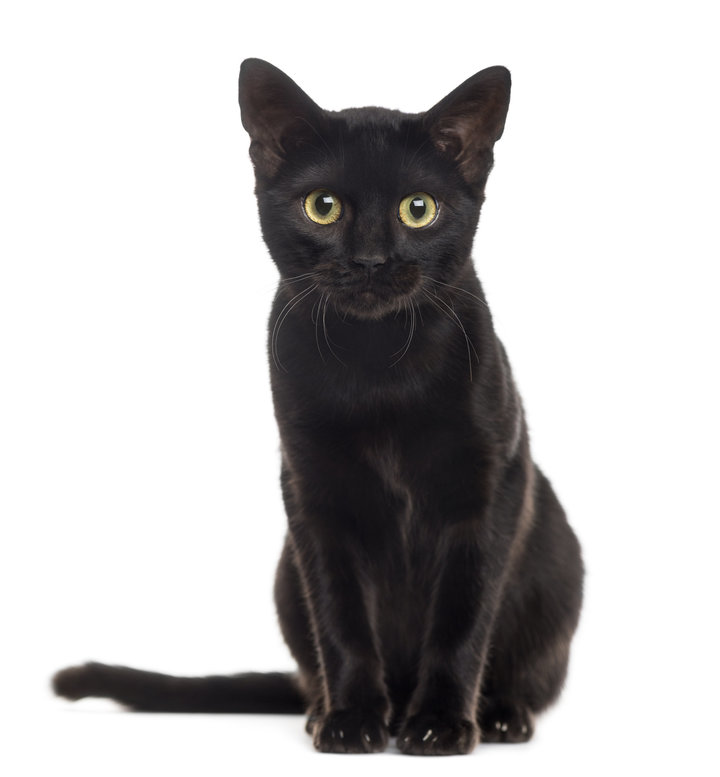
#> input picture res/black_cat.jpg, 720 x 777 px
$ python PCA-SVDtest.py
#> lines starting #> are read from the running program, lines starting #| are printed output that depends on the picture; after the words box and inside, x2 and y2 are one past the last pixel; in counts of white or black regions, pixels touching at a corner belong together
import numpy as np
import cv2
import matplotlib.pyplot as plt

def svdecomposition(mat):
    n,m = mat.shape
    manja = min(n,m)

    sig1, U = np.linalg.eig(mat.dot(mat.T))
    sig2, V = np.linalg.eig(mat.T.dot(mat))

    array1 = np.argsort(sig1)[::-1]
    array2 = np.argsort(sig2)[::-1]

    sig1, U = sig1[array1], U[:,array1]
    sig2, V = sig2[array2], V[:,array2]

    sigma = np.zeros(shape=mat.shape)
    sigma[:manja, :manja] = np.sqrt(np.diag(sig1)[:manja, :manja])

    # Fixanje negativnih
    krive = np.diagonal(mat.dot(V).T.dot(U.dot(sigma))) < 0
    V[:,krive] *= -1

    return U, sigma, V

def toGray(P):
	#print P.dtype
	return np.sum(P/(3.0*255), axis=2, dtype="float64")


img = cv2.imread('../res/black_cat.jpg')
#> img is the input picture: shape (777, 720, 3); mean B, G, R 187.5, 187.2, 188.7
img = toGray(img)
# cv2.imshow('img', img)
# cv2.waitKey(0)

# U, s, V = svdecomposition(img)
U, s, V = np.linalg.svd(img)
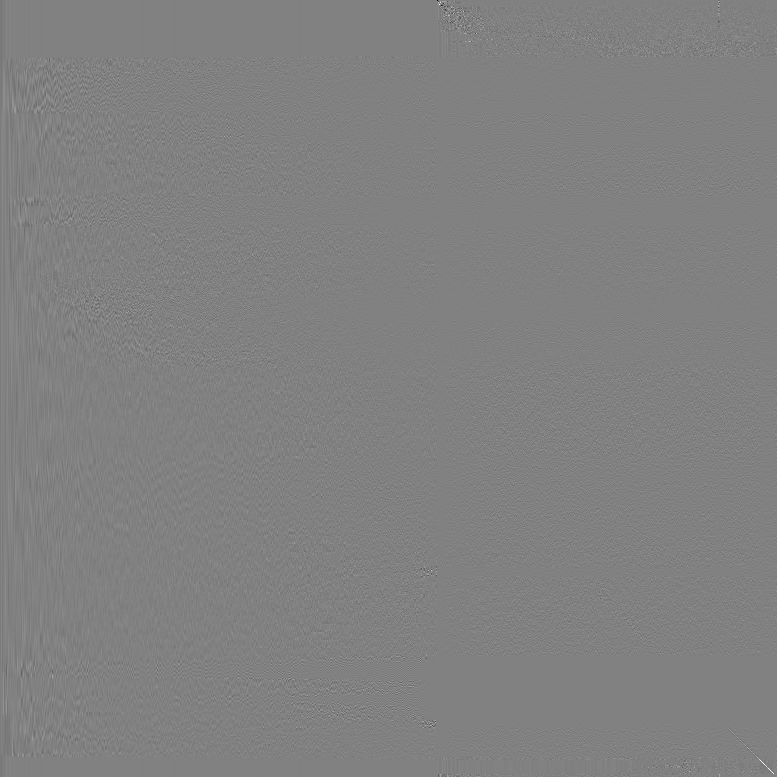
#> U: shape (777, 777) float64; min -0.971, max 0.945, mean -4.08e-05; drawn with min black and max white
#> s = 720 values, max 598.6 at index 0, min 2e-14 at index 719, mean 1.85

V = V.T

sigme = s
#> sigme has the same summary as s
sigme = sigme[sigme>0.1]
#> sigme = 272 values, max 598.6 at index 0, min 0.1 at index 271, mean 4.89
# sigme = sigme[0:1]

U = U[:, :sigme.shape[0]]
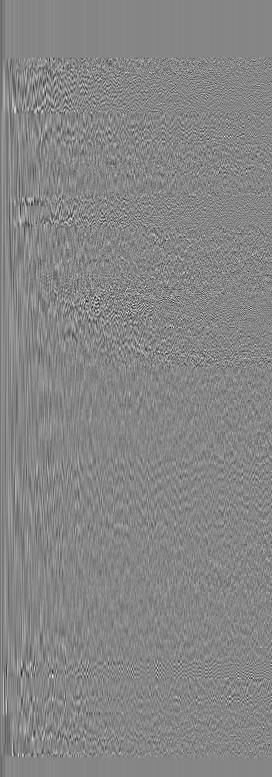
#> U: shape (777, 272) float64; min -0.317, max 0.286, mean -0.000116; drawn with min black and max white
V = V[:, :sigme.shape[0]]
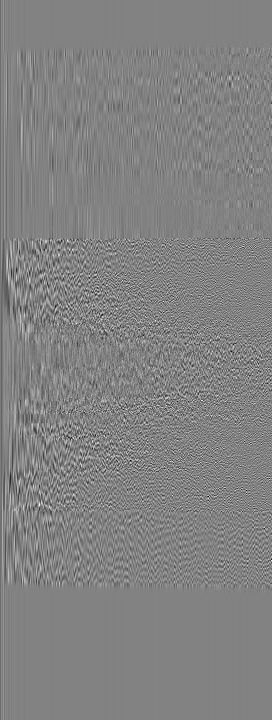
#> V: shape (720, 272) float64; min -0.291, max 0.278, mean -0.000193; drawn with min black and max white
rekonstrukcija = U.dot(np.diag(sigme)).dot(V.T)
rekonstrukcija = U.dot(V.T)
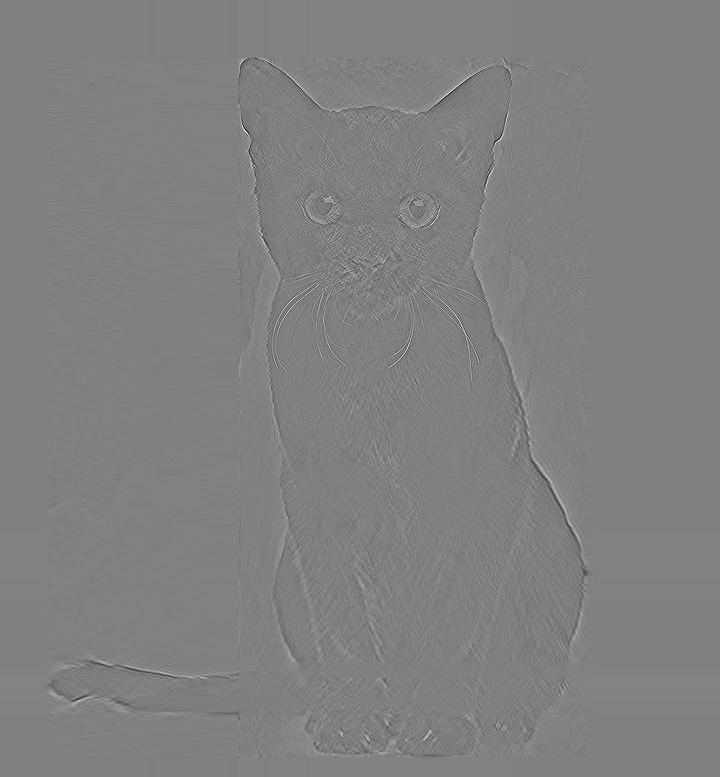
#> rekonstrukcija: shape (777, 720) float64; min -0.555, max 0.547, mean 0.0012; drawn with min black and max white
# cv2.imshow('img', img)
# cv2.waitKey(0)

cv2.imwrite("testica.png", np.abs(rekonstrukcija))
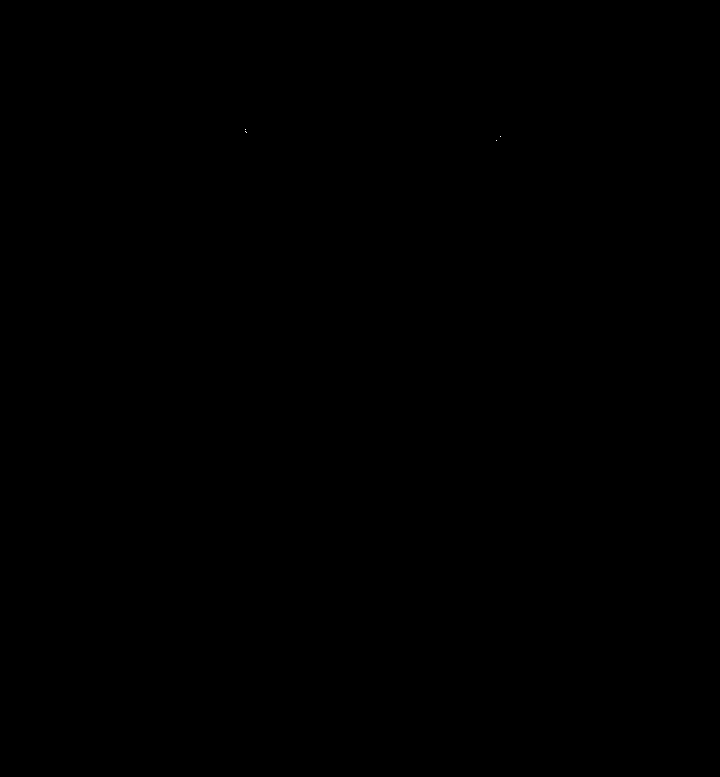
#> saved as testica.png: shape (777, 720); values 0 (black) and 1 (white), 0% white in thin lines or dots, all inside (x1, y1, x2, y2) = (245, 129, 501, 141)

# [8 lines of commented-out code are left out]

plt.rc('text', usetex=True)
fig = plt.figure()
fig, axes = plt.subplots(1,2)
fig.set_figheight(5)
fig.set_figwidth(12)
fig.set_dpi(100)
fig.suptitle("Singular Values")

axes[0].plot(sigme)
axes[0].set_title("Normalan graf")

axes[1].loglog(sigme, 'r')
axes[1].set_title("log-log graf")

for i in axes:
	i.set_xlabel("n", fontsize=20)
	i.set_ylabel('$\sigma$', fontsize=20)

fig.savefig("test.png", bbox_inches='tight')

fig.show()
plt.show()
print(sigme.shape)
#| (272,)

$ run again, with res/cat.jpg copied over res/black_cat.jpg
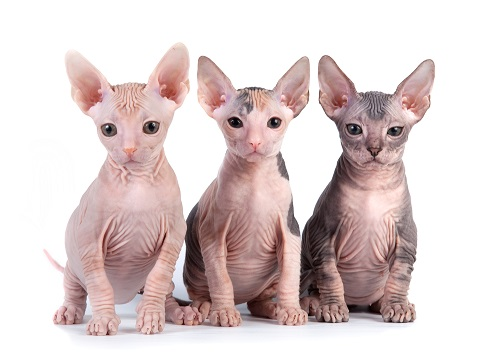
#> input picture res/cat.jpg, 500 x 360 px
#> img is the input picture: shape (360, 500, 3); mean B, G, R 207.6, 208.2, 222.2
#> `U, s, V = np.linalg.svd(img)`:
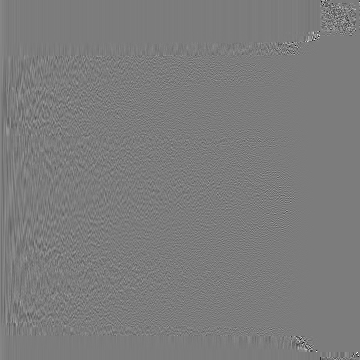
#> U: shape (360, 360) float64; min -0.809, max 0.848, mean 0.000118; drawn with min black and max white
#> s = 360 values, max 360 at index 0, min 2.55e-14 at index 359, mean 2.26
#> `sigme = s`: sigme has the same summary as s
#> `sigme = sigme[sigme>0.1]`: sigme = 271 values, max 360 at index 0, min 0.101 at index 270, mean 3
#> `rekonstrukcija = U.dot(V.T)`:
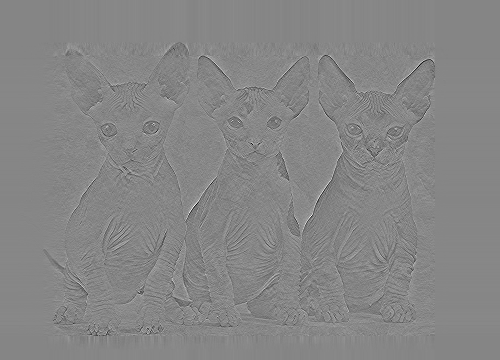
#> rekonstrukcija: shape (360, 500) float64; min -0.568, max 0.516, mean 0.00229; drawn with min black and max white
#| (271,)
